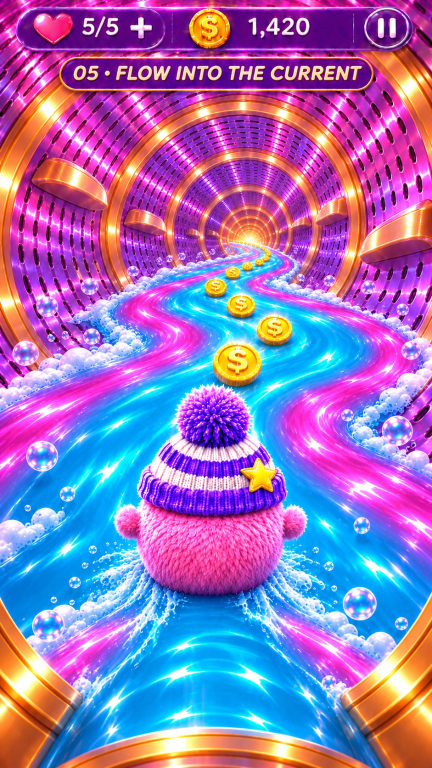
#> input picture references/05_flow_into_the_current.png, 864 x 1536 px (shown at 1/2 size)
$ python bake_foam.py out.png
#> lines starting #> are read from the running program, lines starting #| are printed output that depends on the picture
"""Round 33c: foam bank strip cut from the APPROVED painting's own left foam bank (no AI): the bank is rotated level, its white-lavender
foam kept (alpha from low saturation + high brightness), mirrored to tile seamlessly along the river. python3 -I bake_foam.py <outdir>"""
import sys, os, numpy as np, cv2
from PIL import Image
out = sys.argv[1]; REPO = os.path.abspath(os.path.join(os.path.dirname(os.path.abspath(__file__)), '..', '..'))
im = np.array(Image.open(os.path.join(REPO, 'references/05_flow_into_the_current.png')).convert('RGB'))
#> im is the input picture: shape (1536, 864, 3); mean R, G, B 152.2, 115.4, 185.3
c = (130, 725); ang = -17.0                                              # left bank centre and direction (full-resolution pixels)
M = cv2.getRotationMatrix2D(c, ang, 1.0); rot = cv2.warpAffine(im, M, (im.shape[1], im.shape[0]), flags=cv2.INTER_CUBIC)
#> after `rot = cv2.warpAffine(im, M, (im.shape[1], im.shape[0]), flags=cv2.INTE`:
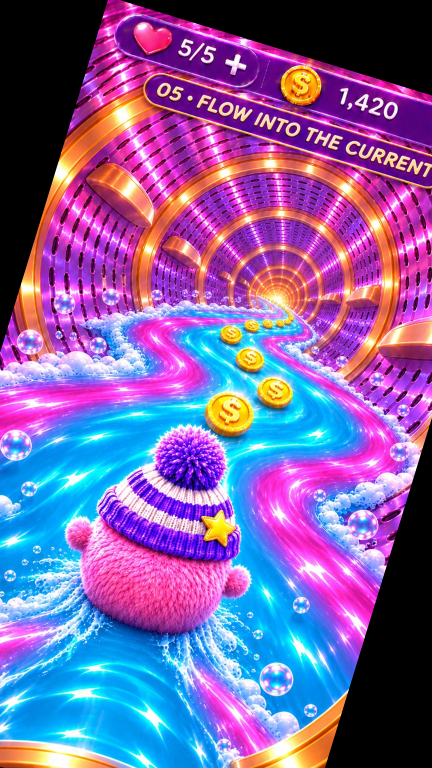
#> rot: shape (1536, 864, 3) (shown at 1/2 size); mean R, G, B 126.3, 97.1, 162.5
band = rot[c[1] - 60:c[1] + 30, max(0, c[0] - 130):c[0] + 130].astype(np.float32)   # foam band, 260 x 90
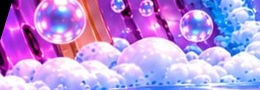
#> band: shape (90, 260, 3) float32; mean R, G, B 185.1, 147, 222
hsv = cv2.cvtColor(band.astype(np.uint8), cv2.COLOR_RGB2HSV).astype(np.float32) / [180, 255, 255]
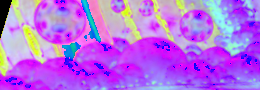
#> hsv: shape (90, 260, 3) float64; mean R, G, B 0.713, 0.423, 0.897
a = np.clip((0.42 - hsv[..., 1]) / 0.2, 0, 1) * np.clip((hsv[..., 2] - 0.62) / 0.15, 0, 1)
a = cv2.GaussianBlur(a, (0, 0), 0.8)
rows = np.linspace(0, 1, band.shape[0])[:, None]; a = np.maximum(a, np.clip((rows - 0.78) / 0.15, 0, 1) * 0.9)   # solid foam at the water line
#> after `rows = np.linspace(0, 1, band.shape[0])[:, None]`: rows = 90 values from 0 to 1
#> after `a = np.maximum(a, np.clip((rows - 0.78) / 0.15, 0, 1) * 0.9)`:
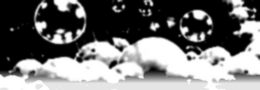
#> a: shape (90, 260) float64; min 0, max 1, mean 0.459
rgba = np.dstack([band, a * 255]); tile = np.concatenate([rgba, rgba[:, ::-1]], 1)                               # mirror -> seamless along the river
#> after `rgba = np.dstack([band, a * 255])`:
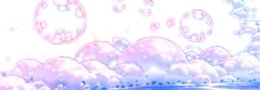
#> rgba: shape (90, 260, 4) float64; mean R, G, B, A 185.1, 147, 222, 117; transparent parts drawn white
#> after `tile = np.concatenate([rgba, rgba[:, ::-1]], 1)`:
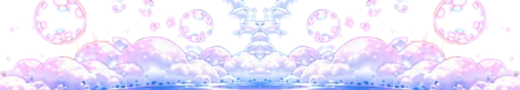
#> tile: shape (90, 520, 4) float64; mean R, G, B, A 185.1, 147, 222, 117; transparent parts drawn white
tile = cv2.resize(tile, (1024, 256), interpolation=cv2.INTER_CUBIC)
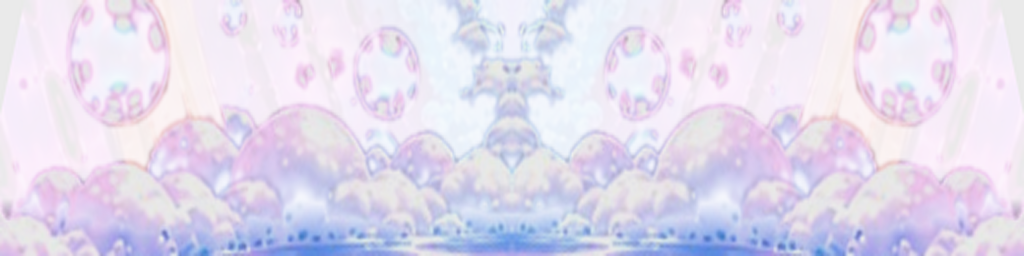
#> tile: shape (256, 1024, 4) float64; mean R, G, B, A 185.1, 147, 222, 117; transparent parts drawn white
Image.fromarray(np.clip(tile, 0, 255).astype(np.uint8), 'RGBA').save(os.path.join(out, 'foam.png')); print('foam', tile.shape, 'mean alpha', round(float(a.mean()), 3))
#| foam (256, 1024, 4) mean alpha 0.459

$ run again, with references/01_inside_washer_girl_and_towel.png copied over references/05_flow_into_the_current.png
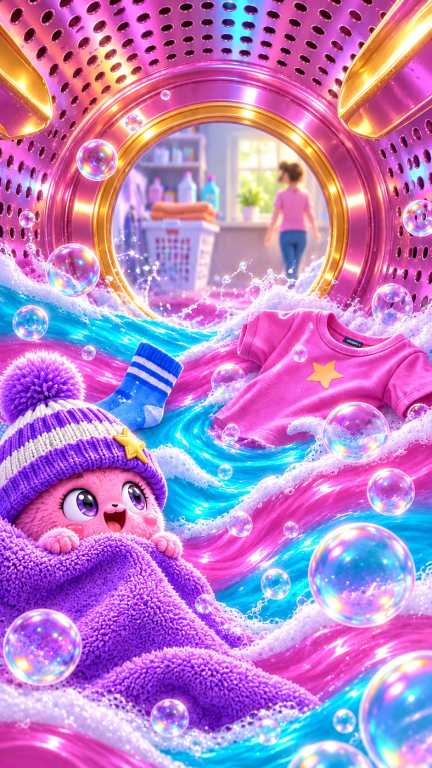
#> input picture references/01_inside_washer_girl_and_towel.png, 864 x 1536 px (shown at 1/2 size)
#> im is the input picture: shape (1536, 864, 3); mean R, G, B 185.3, 129.2, 198.1
#> `rgba = np.dstack([band, a * 255])`:
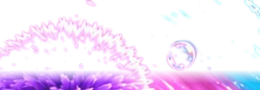
#> rgba: shape (90, 260, 4) float64; mean R, G, B, A 154.8, 132.5, 226.6, 68.1; transparent parts drawn white
#> `tile = cv2.resize(tile, (1024, 256), interpolation=cv2.INTER_CUBIC)`:
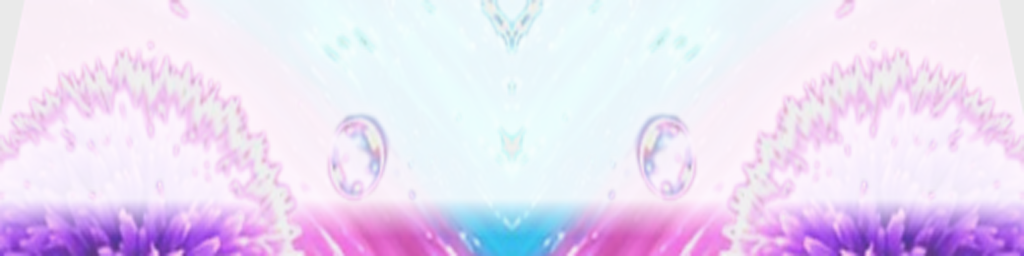
#> tile: shape (256, 1024, 4) float64; mean R, G, B, A 154.8, 132.5, 226.6, 68.1; transparent parts drawn white
#| foam (256, 1024, 4) mean alpha 0.267
